Frame 1 (no input): blank canvas, image omitted
Frame 60 (no input): blank canvas, image omitted
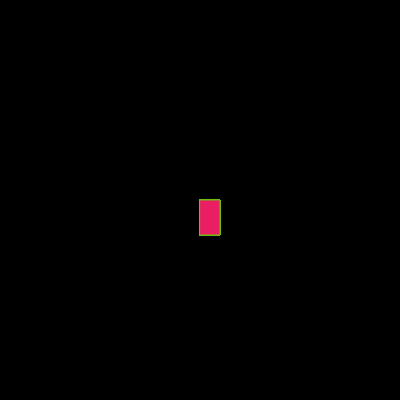
Frame 120 (the mouse pressed at the canvas centre since frame 60)

The p5.js sketch whose frames 1 and 60 were blank and that drew this single picture after the mouse press (run headless with seeded random() and noise() and a simulated clock; from frame 60 on, the mouse is pressed at the canvas centre):

// p5.js sketch
// ── sketch.js
function setup() {
    createCanvas(400, 400);
    background("black");
  }
  
  function draw() {
  
    stroke("#6DBF0E") 
    fill("#E91E63") 
  
    if(mouseIsPressed)
    rect(mouseX, mouseY, 20, 35);
  }
